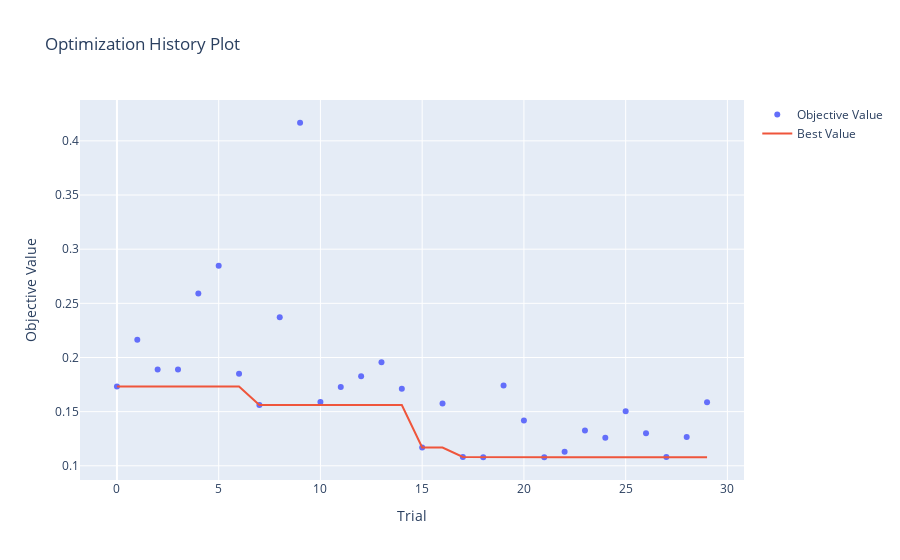

Notebook code for this chart:
### Code cell
optuna.visualization.plot_optimization_history(study)

### Figure 1 — Plotly figure (JSON) as saved in the notebook; plotly's stock layout.template omitted (floating-point values rounded to 4 significant figures)
{"data": [{"mode": "markers", "name": "Objective Value", "type": "scatter", "x": [0, 1, 2, 3, 4, 5, 6, 7, 8, 9, 10, 11, 12, 13, 14, 15, 16, 17, 18, 19, 20, 21, 22, 23, 24, 25, 26, 27, 28, 29], "y": [0.1733, 0.2164, 0.1889, 0.1889, 0.2592, 0.2848, 0.185, 0.1562, 0.2371, 0.4167, 0.1589, 0.1727, 0.1826, 0.1957, 0.1712, 0.1169, 0.1576, 0.1081, 0.1079, 0.1742, 0.1417, 0.1079, 0.1129, 0.1327, 0.1259, 0.1504, 0.1301, 0.1082, 0.1267, 0.1588]}, {"name": "Best Value", "type": "scatter", "x": [0, 1, 2, 3, 4, 5, 6, 7, 8, 9, 10, 11, 12, 13, 14, 15, 16, 17, 18, 19, 20, 21, 22, 23, 24, 25, 26, 27, 28, 29], "y": [0.1733, 0.1733, 0.1733, 0.1733, 0.1733, 0.1733, 0.1733, 0.1562, 0.1562, 0.1562, 0.1562, 0.1562, 0.1562, 0.1562, 0.1562, 0.1169, 0.1169, 0.1081, 0.1079, 0.1079, 0.1079, 0.1079, 0.1079, 0.1079, 0.1079, 0.1079, 0.1079, 0.1079, 0.1079, 0.1079]}], "layout": {"autosize": true, "title": {"text": "Optimization History Plot"}, "xaxis": {"autorange": true, "range": [-1.703, 30.7], "title": {"text": "Trial"}, "type": "linear"}, "yaxis": {"autorange": true, "range": [0.08242, 0.4422], "title": {"text": "Objective Value"}, "type": "linear"}}}
